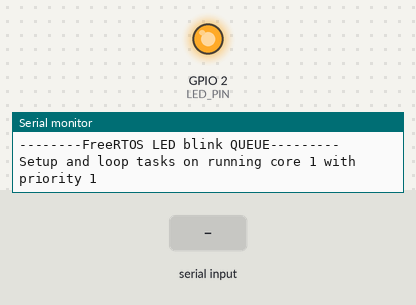
The sketch below on a simulated ESP32. Shown: output pins drawn as LEDs (lit = HIGH), the last lines printed to the serial monitor. Dashed ring = blinking. The inputs (shaded band) are chosen by the test bench.

Above: at 1.1 s.
At 2.2 s:
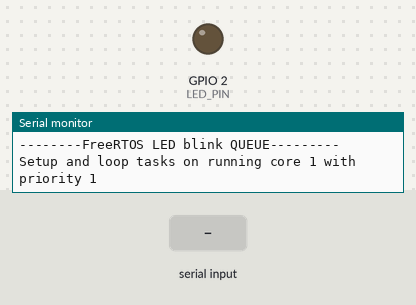
2.3 s: "delay 90\n" received over Serial
At 3.04 s:
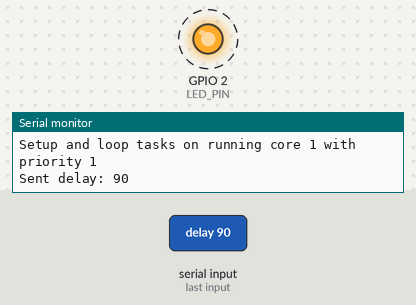
5.3 s: "delay \n" received over Serial
8.3 s: "90,45\n" received over Serial
Timing chart, 0 to 17.3 s (numbered marks = the images above; inputs shaded):
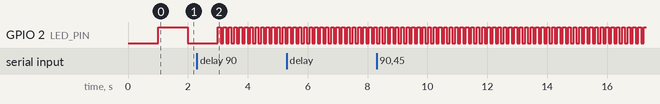

Measured:
- by itself, GPIO 2 (LED_PIN): alternates HIGH for 0.09 s and LOW for 0.09 s

The sketch:

05_queue_challenge.ino
```cpp
// Use only one core for demo purpose
#if CONFIG_FREERTOS_UNICORE
static const BaseType_t app_cpu = 0;
#else
static const BaseType_t app_cpu = 1;
#endif

static int LED_PIN = 2;
static int QUEUE_LEN = 5;

// Task Handles
static TaskHandle_t blink_led = NULL;
static TaskHandle_t set_delay = NULL;

QueueHandle_t taskA;
QueueHandle_t taskB;

// Task 1
void blinkLED(void *parameter){
  int blink_delay = 1000;
  int counter = 0;
  while(1){
    int tempNum;
    BaseType_t status = xQueueReceive(taskA, &tempNum, 0);
    if (status == pdPASS){
      blink_delay = tempNum;
    }
    digitalWrite(LED_PIN, HIGH);
    vTaskDelay(blink_delay / portTICK_PERIOD_MS);
    digitalWrite(LED_PIN, LOW);
    vTaskDelay(blink_delay / portTICK_PERIOD_MS);
    counter++;

    if (counter%100 == 0){
      const char* reply = "BLINKED";
      xQueueSend(taskB, &reply, 0);
    }
  }
}

// Task 2
void getInput(void *parameter){
  while(1){
    if (Serial.available()){
      String input = Serial.readStringUntil('\n');
      input.trim();

      if(input.startsWith("delay ")){
        String number = input.substring(6);
        int new_delay = number.toInt();
        if (new_delay>0){
          xQueueSend(taskA, &new_delay, 0);
        }
        Serial.printf("Sent delay: %d\n", new_delay);
      }
      else{
        Serial.printf("Got Message: %s\n", input.c_str());
      }

    }

    const char* tempStr;
    BaseType_t status = xQueueReceive(taskB, &tempStr, pdMS_TO_TICKS(10));
    if (status == pdPASS){
      Serial.println((char*)tempStr);
    }

    // commented out the delay since the queue wait 10 ms and this way ti feels faster
    // vTaskDelay(500 / portTICK_PERIOD_MS);
  }
}

void setup(){
  // FIX 1: Set a standard baud rate.
  // Make sure your Serial Monitor is also set to 115200!
  Serial.begin(115200);

  // FIX 2: Set the LED pin as an output
  pinMode(LED_PIN, OUTPUT);

  taskA = xQueueCreate(QUEUE_LEN, sizeof(int));
  taskB = xQueueCreate(QUEUE_LEN, sizeof(char*));

  vTaskDelay(1000 / portTICK_PERIOD_MS);
  Serial.println();
  Serial.println("--------FreeRTOS LED blink QUEUE---------");

  Serial.print("Setup and loop tasks on running core ");
  Serial.print(xPortGetCoreID());
  Serial.print(" with priority ");
  Serial.println(uxTaskPriorityGet(NULL));

  xTaskCreatePinnedToCore(blinkLED,
                          "task1",
                          2048,
                          NULL,
                          1,
                          &blink_led,
                          app_cpu);

  xTaskCreatePinnedToCore(getInput,
                        "task2",
                        2048,
                        NULL,
                        2,
                        &set_delay,
                        app_cpu);
}

void loop(){
  // loop() can stay empty when using FreeRTOS tasks
}
```
